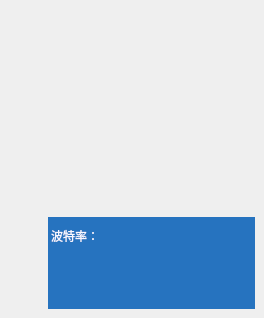
          <widget class="QWidget" name="page_27">
           <widget class="QLabel" name="label_62">
            <property name="geometry">
             <rect>
              <x>48</x>
              <y>20</y>
              <width>207</width>
              <height>198</height>
             </rect>
            </property>
            <property name="styleSheet">
             <string notr="true">border-image: url(:/LCD_CS351/LCD_CS351/35_all/50.bmp);</string>
            </property>
            <property name="text">
             <string/>
            </property>
           </widget>
           <widget class="QWidget" name="widget_6" native="true">
            <property name="geometry">
             <rect>
              <x>48</x>
              <y>217</y>
              <width>207</width>
              <height>92</height>
             </rect>
            </property>
            <property name="styleSheet">
             <string notr="true">background-color: rgb(38, 115, 191);
color: rgb(248, 248, 255);</string>
            </property>
            <widget class="QWidget" name="layoutWidget8">
             <property name="geometry">
              <rect>
               <x>3</x>
               <y>3</y>
               <width>201</width>
               <height>31</height>
              </rect>
             </property>
             <layout class="QHBoxLayout" name="horizontalLayout_16">
              <item>
               <widget class="QLabel" name="label_40">
                <property name="styleSheet">
                 <string notr="true">font: 14pt &quot;黑体&quot;;</string>
                </property>
                <property name="text">
                 <string>波特率：</string>
                </property>
               </widget>
              </item>
              <item>
               <widget class="QLabel" name="label_BarcodeGun_2">
                <property name="styleSheet">
                 <string notr="true">font: 14pt &quot;黑体&quot;;</string>
                </property>
                <property name="text">
                 <string/>
                </property>
               </widget>
              </item>
             </layout>
            </widget>
           </widget>
          </widget>
